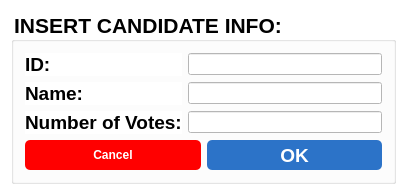
<?xml version="1.0" encoding="UTF-8"?>
<ui version="4.0">
 <class>Widget</class>
 <widget class="QWidget" name="Widget">
  <property name="geometry">
   <rect>
    <x>0</x>
    <y>0</y>
    <width>407</width>
    <height>195</height>
   </rect>
  </property>
  <property name="windowTitle">
   <string>Widget</string>
  </property>
  <property name="styleSheet">
   <string notr="true">background-color: rgb(255, 255, 255);</string>
  </property>
  <layout class="QGridLayout" name="gridLayout_2">
   <item row="0" column="0">
    <widget class="QGroupBox" name="groupBox">
     <property name="font">
      <font>
       <pointsize>16</pointsize>
       <weight>75</weight>
       <bold>true</bold>
      </font>
     </property>
     <property name="title">
      <string>INSERT CANDIDATE INFO:</string>
     </property>
     <layout class="QGridLayout" name="gridLayout">
      <item row="0" column="0">
       <widget class="QLabel" name="label">
        <property name="text">
         <string>&lt;html&gt;&lt;head/&gt;&lt;body&gt;&lt;p&gt;&lt;span style=&quot; font-size:14pt; font-weight:600;&quot;&gt;ID:&lt;/span&gt;&lt;/p&gt;&lt;/body&gt;&lt;/html&gt;</string>
        </property>
       </widget>
      </item>
      <item row="0" column="1">
       <widget class="QLineEdit" name="id"/>
      </item>
      <item row="1" column="0">
       <widget class="QLabel" name="label_2">
        <property name="text">
         <string>&lt;html&gt;&lt;head/&gt;&lt;body&gt;&lt;p&gt;&lt;span style=&quot; font-size:14pt; font-weight:600;&quot;&gt;Name:&lt;/span&gt;&lt;/p&gt;&lt;/body&gt;&lt;/html&gt;</string>
        </property>
       </widget>
      </item>
      <item row="1" column="1">
       <widget class="QLineEdit" name="name"/>
      </item>
      <item row="2" column="0">
       <widget class="QLabel" name="label_3">
        <property name="text">
         <string>&lt;html&gt;&lt;head/&gt;&lt;body&gt;&lt;p&gt;&lt;span style=&quot; font-size:14pt; font-weight:600;&quot;&gt;Number of Votes:&lt;/span&gt;&lt;/p&gt;&lt;/body&gt;&lt;/html&gt;</string>
        </property>
       </widget>
      </item>
      <item row="2" column="1">
       <widget class="QLineEdit" name="nov"/>
      </item>
      <item row="3" column="0" colspan="2">
       <layout class="QHBoxLayout" name="horizontalLayout">
        <item>
         <widget class="QPushButton" name="pushButton_2">
          <property name="sizePolicy">
           <sizepolicy hsizetype="Minimum" vsizetype="Minimum">
            <horstretch>0</horstretch>
            <verstretch>0</verstretch>
           </sizepolicy>
          </property>
          <property name="font">
           <font>
            <weight>75</weight>
            <bold>true</bold>
           </font>
          </property>
          <property name="styleSheet">
           <string notr="true">QPushButton
{
color: rgb(255, 255, 255);
background-color: rgb(255, 0, 0);
border-radius:5px;
}</string>
          </property>
          <property name="text">
           <string>Cancel</string>
          </property>
         </widget>
        </item>
        <item>
         <widget class="QPushButton" name="pushButton">
          <property name="sizePolicy">
           <sizepolicy hsizetype="Minimum" vsizetype="Minimum">
            <horstretch>0</horstretch>
            <verstretch>0</verstretch>
           </sizepolicy>
          </property>
          <property name="font">
           <font>
            <pointsize>14</pointsize>
            <weight>75</weight>
            <bold>true</bold>
           </font>
          </property>
          <property name="styleSheet">
           <string notr="true">QPushButton
{
background-color: rgb(44, 115, 200);
	color: rgb(255, 255, 255);
border-radius:5px;
}</string>
          </property>
          <property name="text">
           <string>OK</string>
          </property>
         </widget>
        </item>
       </layout>
      </item>
     </layout>
    </widget>
   </item>
  </layout>
 </widget>
 <layoutdefault spacing="6" margin="11"/>
 <resources/>
 <connections/>
</ui>
